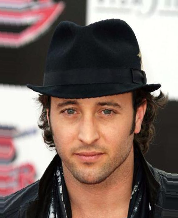
#> input picture images/dude.png, 178 x 218 px, found by its file name
$ python init_png.py
#> lines starting #> are read from the running program, lines starting #| are printed output that depends on the picture; pictures that were not available may be replaced by others from this repository, and a replacement may not be noted
import cv2
import numpy as np


def combine_images(image_path1, image_path2, result_path):
    """
    函数功能：读取两张图片并进行合成，然后将合成结果保存到指定路径

    参数：
    image_path1：第一张图片的完整路径
    image_path2：第二张图片的完整路径
    result_path：合成结果图片保存的完整路径
    """
    # 读取第一张图片
    a = cv2.imread(image_path1)
#> a is the input picture: shape (218, 178, 3); mean B, G, R 97.1, 104.1, 123.8
    if a is None:
        print(f'无法读取图像 {image_path1}，请检查文件是否存在及格式是否正确')
        return
    # 读取第二张图片
    b = cv2.imread(image_path2)
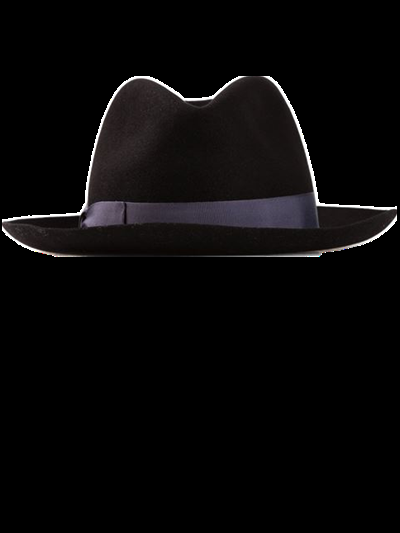
#> input picture images/hat.png, 400 x 533 px, given in place of dude_masked.png, which was not available
#> b is the input picture: shape (533, 400, 3); mean B, G, R 8.3, 8, 9
    if b is None:
        print(f'无法读取图像 {image_path2}，请检查文件是否存在及格式是否正确')
        return
    # 调整两张图片尺寸为相同大小（这里统一调整为256x256，可根据需求修改尺寸）
    a = cv2.resize(a, (256, 256))
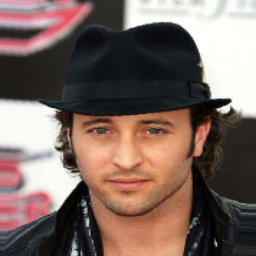
#> a: shape (256, 256, 3); mean B, G, R 97, 104, 123.7
    b = cv2.resize(b, (256, 256))
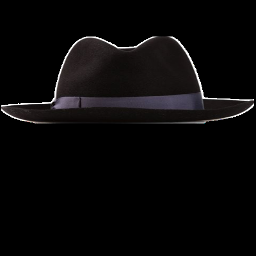
#> b: shape (256, 256, 3); mean B, G, R 8.3, 8, 9
    # 使用cv2.add函数进行图像合成，也可根据需求换用其他合成方式，如cv2.addWeighted等
    combined_image = cv2.add(a, b)
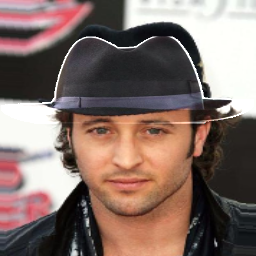
#> combined_image: shape (256, 256, 3); mean B, G, R 104.3, 110.9, 131.5
    # 将合成后的图像保存到指定路径
    cv2.imwrite(result_path, combined_image)
    print(f'图片已成功合成并保存至 {result_path}')


if __name__ == '__main__':
    # 这里替换为你实际的两张图片的路径以及合成结果要保存的路径
    image_path1 = r"D:\project\python\dl_project\edge-connect-master\dude.png"
    image_path2 = r"D:\project\python\dl_project\edge-connect-master\data\masks\dude_masked.png"
    result_path = r"D:\project\python\dl_project\edge-connect-master\data\images\dude_combined.png"
    combine_images(image_path1, image_path2, result_path)
